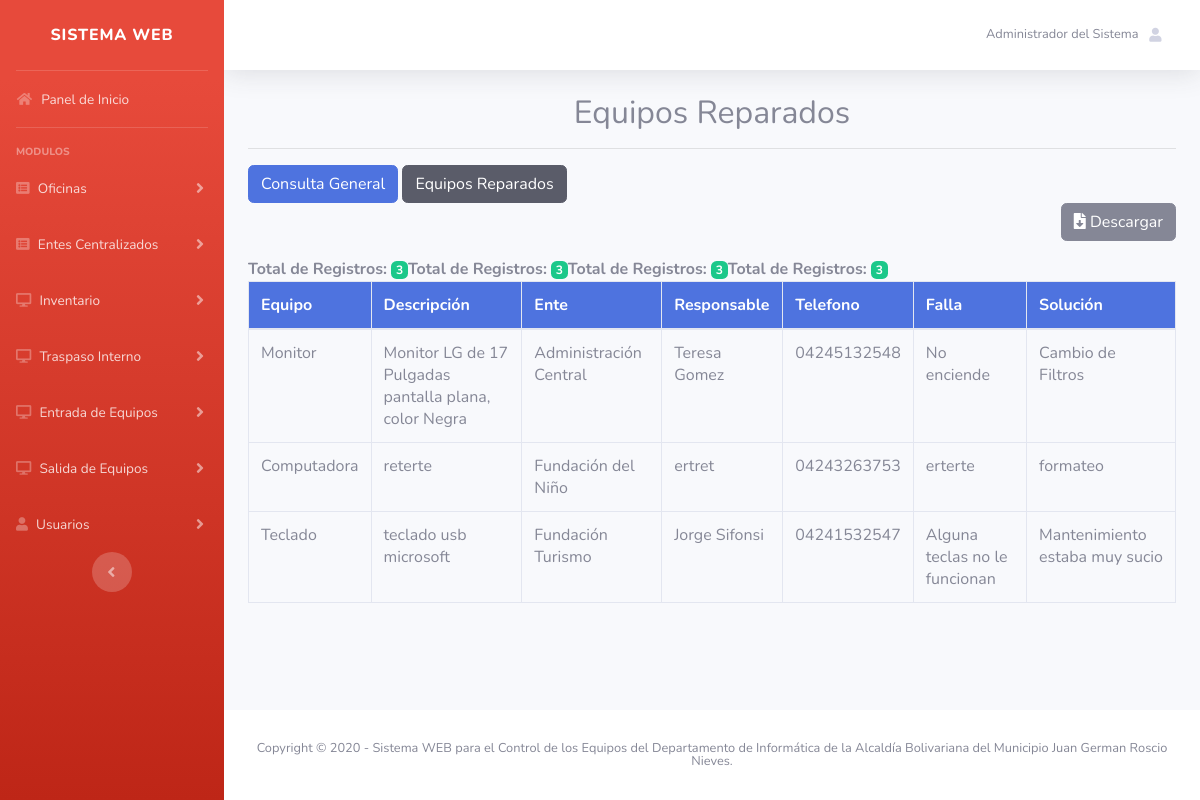
Page /views/admin/equipos_reparados.php (signed in) on the committed database.
### tables this page shows
CREATE TABLE IF NOT EXISTS `registro` (
  `id_registro` int(11) NOT NULL AUTO_INCREMENT,
  `nacionalidad` varchar(1) NOT NULL,
  `cedula` int(11) NOT NULL,
  `nombre` varchar(255) NOT NULL,
  `email` varchar(100) NOT NULL,
  `sexo` varchar(20) NOT NULL,
  `telefono` text NOT NULL,
  `direccion` text NOT NULL,
  `fecha_nacimiento` date NOT NULL,
  `fecha` date NOT NULL,
  PRIMARY KEY (`id_registro`),
  UNIQUE KEY `cedula` (`cedula`,`email`)
);

CREATE TABLE IF NOT EXISTS `registro_e_e` (
  `id_reg_e_e` int(11) NOT NULL AUTO_INCREMENT,
  `tipo_de_equipo` varchar(255) NOT NULL,
  `descripcion` text NOT NULL,
  `ente` varchar(255) NOT NULL,
  `nombre_responsable` varchar(255) NOT NULL,
  `telefono_responsable` varchar(12) NOT NULL,
  `cargo_responsable` varchar(255) NOT NULL,
  `falla` text NOT NULL,
  `fecha_registro` date NOT NULL,
  `fecha_modificado` date NOT NULL,
  `solucion` text NOT NULL,
  `status` varchar(20) NOT NULL,
  PRIMARY KEY (`id_reg_e_e`)
);

### bd/conexion.php (called while the page is built)
<?php
class conexion {
 public static function con()
	{
		$server = "localhost";
        $user = "root";
        $pass = "";
        $bd = "informatica_alcaldia";
        $con = mysqli_connect($server, $user, $pass,$bd)
        or die("Ha sucedido un error inexperado en la conexion de la base de datos");
        return $con;
	}
}
?>

### models/id/id_usuario.php (called while the page is built, shortened)
<?php
   include("../../bd/conexion.php");
   $email = $_SESSION["email"];
   $sql = ("SELECT * FROM registro WHERE email = '$email'");
   $res=mysqli_query(conexion::con(), $sql);
    foreach ($res as $key) {
        $nombre_user = $key['nombre'];
    }
?>

### models/consulta/consulta_e_reparados.php (called while the page is built)
<?php
	$sql = ("SELECT * FROM registro_e_e WHERE status ='Reparado'");
    $result=mysqli_query(conexion::con(), $sql);
    $r = $result->num_rows;
?>

### views/admin/consulta/consulta_e_reparados.php (the view)
<div class="table-responsive">
  <p align="right"><a href="../DOMPDF/consulta_e_reparados.php" class="btn btn-secondary" target="nuevo"><i class="fas fa-file-download"></i> Descargar</a></p>
    <table class="table table-bordered" id="dataTable" width="100%" cellspacing="0">
                  <thead>
                    <tr bgcolor="#4e73df">
                      <th><font color="#ffffff">Equipo</font></th>
                      <th><font color="#ffffff">Descripción</font></th>
                      <th><font color="#ffffff">Ente</font></th>
                      <th><font color="#ffffff">Responsable</font></th>
                      <th><font color="#ffffff">Telefono</font></th>
                      <th><font color="#ffffff">Falla</font></th>
                      <th><font color="#ffffff">Solución</font></th>
                    </tr>
                  </thead>
                  <tbody>
                    <?php
                       require_once("../../models/consulta/consulta_e_reparados.php");
                       echo "<b>Total de Registros:</b>&nbsp;<span class='badge badge-success'>$r</span>";
                       foreach ($result as $equipo) {
                    ?>
                    <b>Total de Registros:</b>&nbsp;<span class="badge badge-success"><?php echo $r; ?></span>
                    <tr>
                      <td><?php echo $equipo['tipo_de_equipo']; ?></td>
                      <td><?php echo $equipo['descripcion']; ?></td>
                      <td><?php echo $equipo['ente']; ?></td>
                      <td><?php echo $equipo['nombre_responsable']; ?></td>
                      <td><?php echo $equipo['telefono_responsable']; ?></td>
                      <td><?php echo $equipo['falla']; ?></td>
                      <td><?php echo utf8_decode(utf8_encode($equipo['solucion'])); ?></td>
                    </tr>
                    <?php
                       }
                    ?>
                  </tbody>
  </table>
</div>

### views/admin/nabvar.php (shortened to what this page needs)
<?php include("../../models/id/id_usuario.php"); ?>
<!DOCTYPE html>
<html lang="en">
<head>
  <link href="../../plantilla/vendor/fontawesome-free/css/all.min.css" rel="stylesheet" type="text/css">
  <link href="../../plantilla/css/sb-admin-2.min.css" rel="stylesheet">
</head>
<body id="page-top">
  <div id="wrapper">
    <ul class="navbar-nav bg-gradient-danger sidebar sidebar-dark accordion" id="accordionSidebar">
      <a class="sidebar-brand d-flex align-items-center justify-content-center" href="index.html">
        <div class="sidebar-brand-text mx-3" title="Sistema WEB - Informatica - Alcaldia de Roscio">Sistema WEB</div>
      </a>
      <hr class="sidebar-divider my-0">
      <li class="nav-item">
        <a class="nav-link" href="admin.php">
          <i class="fas fa-fw fa-home"></i>
          <span>Panel de Inicio</span></a>
      </li>
      <hr class="sidebar-divider">
      <div class="sidebar-heading">
        Modulos
      </div>
      <li class="nav-item">
        <a class="nav-link collapsed" href="#" data-toggle="collapse" data-target="#collapseUtilitiesoficina" aria-expanded="true" aria-controls="collapseUtilitiesoficina">
          <i class="fas fa-list-alt"></i>
          <span>Oficinas</span>
        </a>
      </li>
      <li class="nav-item">
        <a class="nav-link collapsed" href="#" data-toggle="collapse" data-target="#collapseUtilitiesente" aria-expanded="true" aria-controls="collapseUtilitiesente">
          <i class="fas fa-list-alt"></i>
          <span>Entes Centralizados</span>
        </a>
      </li>
       <li class="nav-item">
        <a class="nav-link collapsed" href="#" data-toggle="collapse" data-target="#collapseUtilities1" aria-expanded="true" aria-controls="collapseUtilities1">
          <i class="fas fa-desktop"></i>
          <span>Inventario</span>
        </a>
      </li>
      <li class="nav-item">
        <a class="nav-link collapsed" href="#" data-toggle="collapse" data-target="#collapseTwo0" aria-expanded="true" aria-controls="collapseTwo0">
          <i class="fas fa-desktop"></i>
          <span>Traspaso Interno</span>
        </a>
      </li>
      <li class="nav-item">
        <a class="nav-link collapsed" href="#" data-toggle="collapse" data-target="#collapseTwo" aria-expanded="true" aria-controls="collapseTwo">
          <i class="fas fa-desktop"></i>
          <span>Entrada de Equipos</span>
        </a>
      </li>
      <li class="nav-item">
        <a class="nav-link collapsed" href="#" data-toggle="collapse" data-target="#collapseUtilities" aria-expanded="true" aria-controls="collapseUtilities">
          <i class="fas fa-desktop"></i>
          <span>Salida de Equipos</span>
        </a>
      </li>
      <li class="nav-item">
        <a class="nav-link collapsed" href="#" data-toggle="collapse" data-target="#collapseUtilities2" aria-expanded="true" aria-controls="collapseUtilities2">
          <i class="fas fa-user"></i>
          <span>Usuarios</span>
        </a>
      </li>
      <div class="text-center d-none d-md-inline">
        <button class="rounded-circle border-0" id="sidebarToggle"></button>
      </div>
    </ul>
    <div id="content-wrapper" class="d-flex flex-column">
      <div id="content">
        <nav class="navbar navbar-expand navbar-light bg-white topbar mb-4 static-top shadow">
          <ul class="navbar-nav ml-auto">
            <li class="nav-item dropdown no-arrow">
              <a class="nav-link dropdown-toggle" href="#" id="userDropdown" role="button" data-toggle="dropdown" aria-haspopup="true" aria-expanded="false">
                <span class="mr-2 d-none d-lg-inline text-gray-600 small"><?php echo $nombre_user; ?></span>
                <i class="fas fa-user fa-sm fa-fw mr-2 text-gray-400"></i>
              </a>
            </li>
          </ul>
        </nav>

### rows in the picture
registro: nombre "Administrador del Sistema"
registro_e_e: r "3", tipo_de_equipo "Monitor", descripcion "Monitor LG de 17 Pulgadas pantalla plana, color Negra", ente "Administración Central", nombre_responsable "Teresa Gomez", telefono_responsable "04245132548", falla "No enciende", solucion "Cambio de Filtros"
registro_e_e: r "3", tipo_de_equipo "Computadora", descripcion "reterte", ente "Fundación del Niño", nombre_responsable "ertret", telefono_responsable "04243263753", falla "erterte", solucion "formateo"
registro_e_e: r "3", tipo_de_equipo "Teclado", descripcion "teclado usb microsoft", ente "Fundación Turismo", nombre_responsable "Jorge Sifonsi", telefono_responsable "04241532547", falla "Alguna teclas no le funcionan", solucion "Mantenimiento estaba muy sucio"

### other values in the picture
$r "3"
